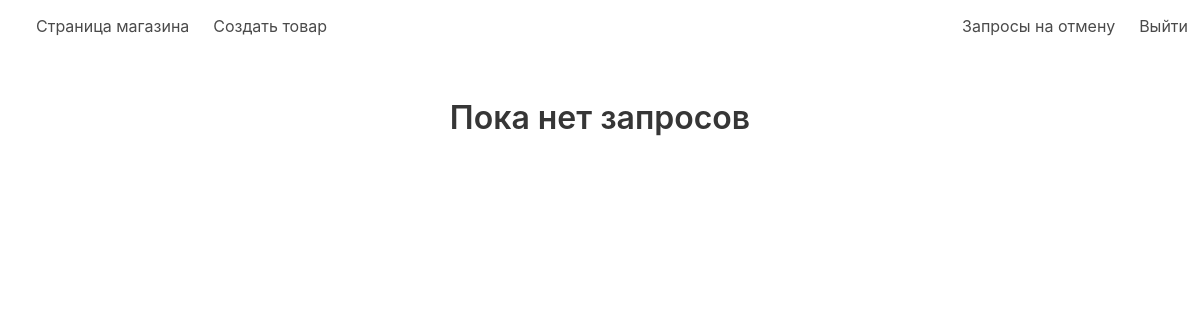
/staff/cancel_requests/, run on an earlier commit of the app's database.
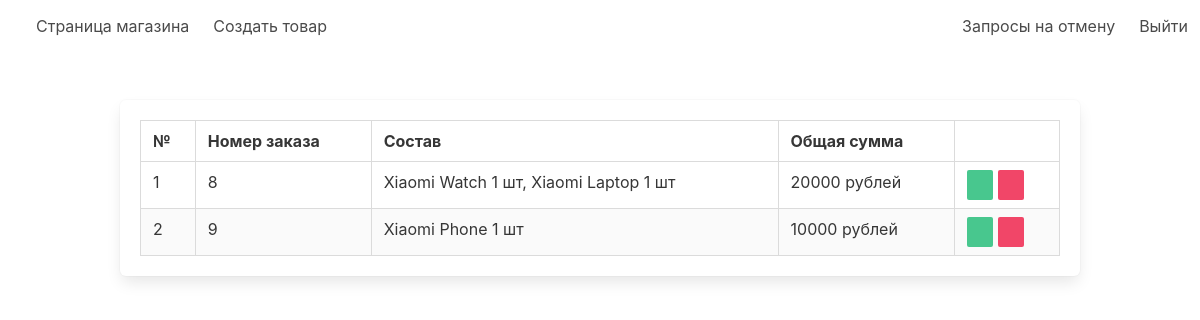
And on a later commit of the database.
### staff/models.py (models this page shows)
class CancelRequest(models.Model):
    order = models.ForeignKey('store.Order', on_delete=models.CASCADE)

### store/models.py (models this page shows, shortened)
class Order(models.Model):
    customer = models.ForeignKey(User, on_delete=models.CASCADE)
    address = models.CharField(max_length=255)
    phone = models.CharField(max_length=255)
    total_price = models.IntegerField()
    status = models.CharField(choices=STATUS, null=True, max_length=255, default='Cоздан')
    comment = models.CharField(max_length=255, blank=True, null=True)
    def order_products_list(self):
        return ', '.join(
            [f'{order.product.name} {order.amount} шт'
             for order in self.order_products.all()]
        )

class OrderProduct(models.Model):
    order = models.ForeignKey(
        Order, on_delete=models.CASCADE, related_name='order_products')
    product = models.ForeignKey(Product, on_delete=models.CASCADE)
    amount = models.IntegerField()
    total = models.IntegerField()

class Product(models.Model):
    name = models.CharField(max_length=255)
    slug = models.SlugField(unique=True)
    description = models.TextField()
    price = models.IntegerField()
    is_new = models.BooleanField()
    is_discounted = models.BooleanField()
    category = models.ForeignKey('store.Category', on_delete=models.CASCADE)
    brand = models.ForeignKey('store.Brand', on_delete=models.CASCADE)
    image = models.ImageField(default='default.png')
    favourite = models.ManyToManyField(User, related_name='favourite_product')

### staff/views.py (the view)
# urls.py: path('cancel_requests/', views.cancel_requests, name='cancel_requests')
def cancel_requests(request):
    requests = CancelRequest.objects.all()
    action = request.GET.get('action')
    pk = request.GET.get('pk')
    if action:
        if action == 'confirm':
            CancelRequest.objects.get(pk=pk).order.delete()
        elif action == 'cancel':
            CancelRequest.objects.get(pk=pk).delete()
        return redirect('staff:cancel_requests')
    return render(request, 'cancel_requests.html', {'requests': requests})

### staff/templates/cancel_requests.html (shortened to what this page needs)
{% extends 'admin_layout.html' %}
{% block content %}
    <div class="section">
        <div class="container">
            {% if requests %}
                <div class="box">
                    <table class="table is-bordered is-striped is-hoverable is-fullwidth">
                        <thead>
                        <tr>
                            <th>№</th>
                            <th>Номер заказа</th>
                            <th>Состав</th>
                            <th>Общая сумма</th>
                            <th></th>
                        </tr>
                        </thead>
                        <tbody>
                        {% for cancel_request in requests %}
                            <tr>
                                <td>{{ cancel_request.pk }}</td>
                                <td>{{ cancel_request.order.pk }}</td>
                                <td>{{ cancel_request.order.order_products_list }}</td>
                                <td>{{ cancel_request.order.total_price }} рублей</td>
                                <td>
                                    <a class="button is-success is-small"
                                       href="{% url 'staff:cancel_requests' %}?action=confirm&pk={{ cancel_request.pk }}">
                                    </a>
                                    <a class="button is-danger is-small"
                                       href="{% url 'staff:cancel_requests' %}?action=cancel&pk={{ cancel_request.pk }}">
                                    </a>
                                </td>
                            </tr>
                        {% endfor %}
                        </tbody>
                    </table>
                </div>
            {% else %}
                <div class="title has-text-centered">
                    Пока нет запросов
                </div>
            {% endif %}
        </div>
    </div>
{% endblock %}

What changed in the data, as far as the page shows it:
added CancelRequest: pk "1", order.pk "8", order.order_products_list "Xiaomi Watch 1 шт, Xiaomi Laptop 1 шт", order.total_price "20000"
added CancelRequest: pk "2", order.pk "9", order.order_products_list "Xiaomi Phone 1 шт", order.total_price "10000"
Also different on the page:
text no longer shown: "Пока нет запросов"
text now shown: "№ Номер заказа Состав Общая сумма"
